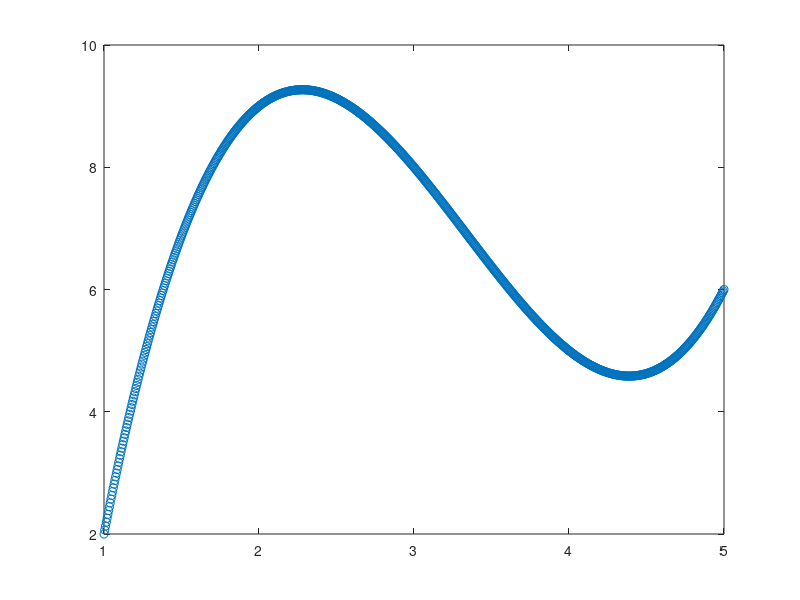

MATLAB code for this plot:
%aprosymacja wybudowana
clear
clc
close
st=3;
h=0.005;
x = [1 2 3 4 5];
y = [2 9 8 5 6];
p=polyfit(x,y,st);
xw=(min(x):h:max(x));
yw=polyval(p,xw);
plot(xw,yw,'o')
